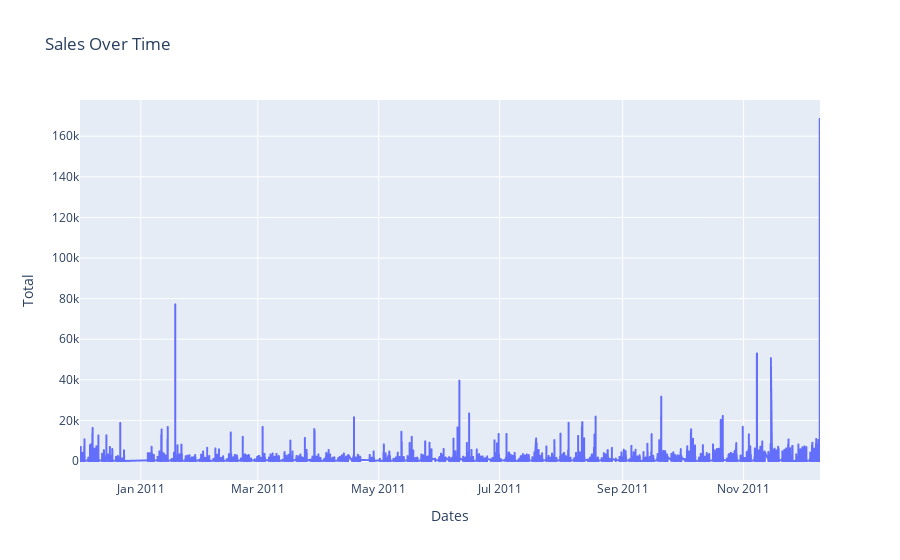

The notebook cell saved with this chart:
### Markdown cell above
### Sales Trend Analysis

### Code cell
# Group the customer_purchases_df DataFrame by 'InvoiceDate' and sum up the 'Total' sales for each date
sales_by_date = customer_purchases_df.groupby('InvoiceDate')['Total'].sum().reset_index()

# Create a line chart using Plotly Express to visualize the sales data over time
# The x-axis represents the 'InvoiceDate' and the y-axis represents the 'Total' sales
# The chart includes a title and axis labels
fig = px.line(sales_by_date, x='InvoiceDate', y='Total', title='Sales Over Time', labels={'InvoiceDate': 'Dates'})

# Display the line chart
fig.show()

### Figure 1 — Plotly figure (JSON) as saved in the notebook; plotly's stock layout.template omitted (floating-point values rounded to 4 significant figures; data arrays with more than 128 entries replaced by an {"elided": "..."} marker saying what was removed)
{"data": [{"hovertemplate": "Dates=%{x}<br>Total=%{y}<extra></extra>", "legendgroup": "", "line": {"color": "#636efa", "dash": "solid"}, "marker": {"symbol": "circle"}, "mode": "lines", "name": "", "showlegend": false, "type": "scattergl", "x": {"elided": "19050 str values"}, "xaxis": "x", "y": {"elided": "19050 float values"}, "yaxis": "y"}], "layout": {"legend": {"tracegroupgap": 0}, "title": {"text": "Sales Over Time"}, "xaxis": {"anchor": "y", "domain": [0, 1], "title": {"text": "Dates"}}, "yaxis": {"anchor": "x", "domain": [0, 1], "title": {"text": "Total"}}}}
